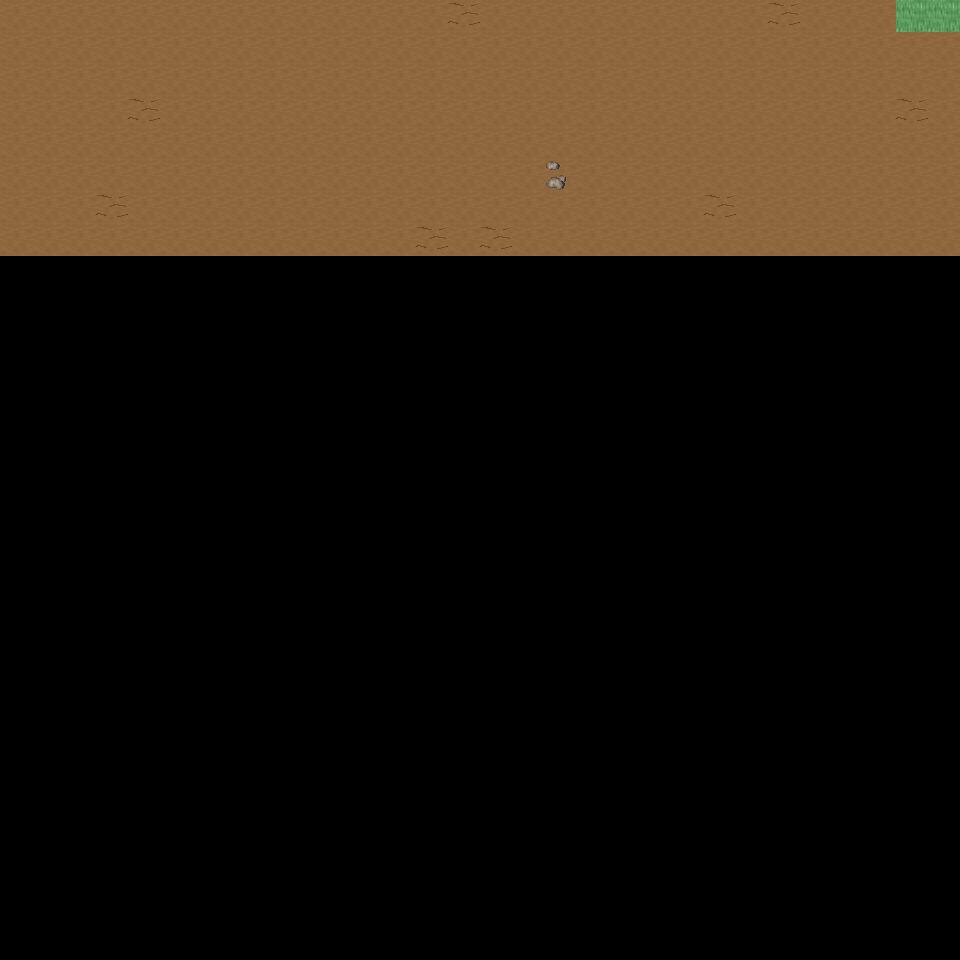

This is a level from a 2D game, rendered from its Tiled map with the project's own tilesets. A one-line summary and the map file follow, with tile-layer data summarised:
An orthogonal 30x30 tile map with 32x32 px tiles, 6 tile layers (Ground, Object, Object2, Above, ...), 20 tilesets and 3 objects (3x mapExit).

<map version="1.0" orientation="orthogonal" renderorder="right-down" width="30" height="30" tilewidth="32" tileheight="32" nextobjectid="4">
  <tileset firstgid="1" name="tileset_ground_ground" tilewidth="32" tileheight="32" tilecount="33" columns="3">
    <image source="../drawable/tileset_ground_ground.png" width="96" height="352" />
  </tileset>
  <tileset firstgid="34" name="tileset_ground_ridge_earth_dark" tilewidth="32" tileheight="32" tilecount="96" columns="12">
    <image source="../drawable/tileset_ground_ridge_earth_dark.png" width="384" height="256" />
  </tileset>
  <tileset firstgid="130" name="tileset_ground_earth_edges" tilewidth="32" tileheight="32" tilecount="18" columns="6">
    <image source="../drawable/tileset_ground_earth_edges.png" width="192" height="96" />
  </tileset>
  <tileset firstgid="148" name="tileset_ground_rock_pebbles" tilewidth="32" tileheight="32" tilecount="3" columns="1">
    <image source="../drawable/tileset_ground_rock_pebbles.png" width="32" height="96" />
  </tileset>
  <tileset firstgid="151" name="tileset_item_statue_grey_stone" tilewidth="32" tileheight="32" tilecount="4" columns="2">
    <image source="../drawable/tileset_item_statue_grey_stone.png" width="64" height="64" />
  </tileset>
  <tileset firstgid="155" name="tileset_ground_square_patch" tilewidth="32" tileheight="32" tilecount="9" columns="3">
    <image source="../drawable/tileset_ground_square_patch.png" width="96" height="96" />
  </tileset>
  <tileset firstgid="164" name="tileset_ground_eye" tilewidth="32" tileheight="32" tilecount="9" columns="3">
    <image source="../drawable/tileset_ground_eye.png" width="96" height="96" />
  </tileset>
  <tileset firstgid="173" name="tileset_item_corpse_huge_animal" tilewidth="32" tileheight="32" tilecount="16" columns="2">
    <image source="../drawable/tileset_item_corpse_huge_animal.png" width="64" height="256" />
  </tileset>
  <tileset firstgid="189" name="tileset_logic_creature_orc" tilewidth="32" tileheight="32" tilecount="6" columns="6">
    <image source="../drawable/tileset_logic_creature_orc.png" width="192" height="32" />
  </tileset>
  <tileset firstgid="195" name="tileset_logic_collision" tilewidth="32" tileheight="32" tilecount="1" columns="1">
    <image source="../drawable/tileset_logic_collision.png" width="32" height="32" />
  </tileset>
  <tileset firstgid="196" name="tileset_plant_tree_spruce" tilewidth="32" tileheight="32" tilecount="6" columns="2">
    <image source="../drawable/tileset_plant_tree_spruce.png" width="64" height="96" />
  </tileset>
  <tileset firstgid="202" name="tileset_plant_tree_evergreen" tilewidth="32" tileheight="32" tilecount="36" columns="3">
    <image source="../drawable/tileset_plant_tree_evergreen.png" width="96" height="384" />
  </tileset>
  <tileset firstgid="238" name="tileset_plant_bush_bushes" tilewidth="32" tileheight="32" tilecount="10" columns="5">
    <image source="../drawable/tileset_plant_bush_bushes.png" width="160" height="64" />
  </tileset>
  <tileset firstgid="248" name="tileset_plant_bush_bush_mult_colored" tilewidth="32" tileheight="32" tilecount="6" columns="3">
    <image source="../drawable/tileset_plant_bush_bush_mult_colored.png" width="96" height="64" />
  </tileset>
  <tileset firstgid="254" name="tileset_plant_stump_small_stump" tilewidth="32" tileheight="32" tilecount="4" columns="2">
    <image source="../drawable/tileset_plant_stump_small_stump.png" width="64" height="64" />
  </tileset>
  <tileset firstgid="258" name="tileset_plant_bush_large_green" tilewidth="32" tileheight="32" tilecount="9" columns="3">
    <image source="../drawable/tileset_plant_bush_large_green.png" width="96" height="96" />
  </tileset>
  <tileset firstgid="267" name="tileset_plant_tree_tree_darkgreen" tilewidth="32" tileheight="32" tilecount="88" columns="8">
    <image source="../drawable/tileset_plant_tree_tree_darkgreen.png" width="256" height="352" />
  </tileset>
  <tileset firstgid="355" name="tileset_ground_dry_grass" tilewidth="32" tileheight="32" tilecount="54" columns="9">
    <image source="../drawable/tileset_ground_dry_grass.png" width="288" height="192" />
  </tileset>
  <tileset firstgid="409" name="tileset_logic_creature_animal" tilewidth="32" tileheight="32" tilecount="32" columns="8">
    <image source="../drawable/tileset_logic_creature_animal.png" width="256" height="128" />
  </tileset>
  <tileset firstgid="441" name="tileset_logic_creature_mutant" tilewidth="32" tileheight="32" tilecount="7" columns="7">
    <image source="../drawable/tileset_logic_creature_mutant.png" width="224" height="32" />
  </tileset>
  <layer name="Ground" width="30" height="30">
    <data>[900 cells, 240 non-empty, 1 distinct tile ids]</data>
  </layer>
  <layer name="Object" width="30" height="30">
    <data>[900 cells, 11 non-empty, 4 distinct tile ids]</data>
  </layer>
  <layer name="Object2" width="30" height="30">
    <data>[900 cells, 0 non-empty, 0 distinct tile ids]</data>
  </layer>
  <layer name="Above" width="30" height="30">
    <data>[900 cells, 0 non-empty, 0 distinct tile ids]</data>
  </layer>
  <layer name="Above2" width="30" height="30">
    <data>[900 cells, 0 non-empty, 0 distinct tile ids]</data>
  </layer>
  <layer name="Walkable" width="30" height="30">
    <data>[900 cells, 2 non-empty, 1 distinct tile ids]</data>
  </layer>
  <objectgroup name="MapEvents">
    <object id="1" name="north" type="mapExit" x="0" y="0" width="896" height="32">
      <properties>
        <property name="map" value="level_0_x88_y11" />
        <property name="x" value="0" />
        <property name="y" value="28" />
      </properties>
    </object>
    <object id="2" name="west" type="mapExit" x="0" y="0" width="32" height="960">
      <properties>
        <property name="map" value="level_0_x87_y12" />
        <property name="x" value="28" />
        <property name="y" value="0" />
      </properties>
    </object>
    <object id="3" name="east" type="mapExit" x="928" y="32" width="32" height="928">
      <properties>
        <property name="map" value="level_0_x89_y12" />
        <property name="x" value="1" />
        <property name="y" value="1" />
      </properties>
    </object>
  </objectgroup>
</map>
